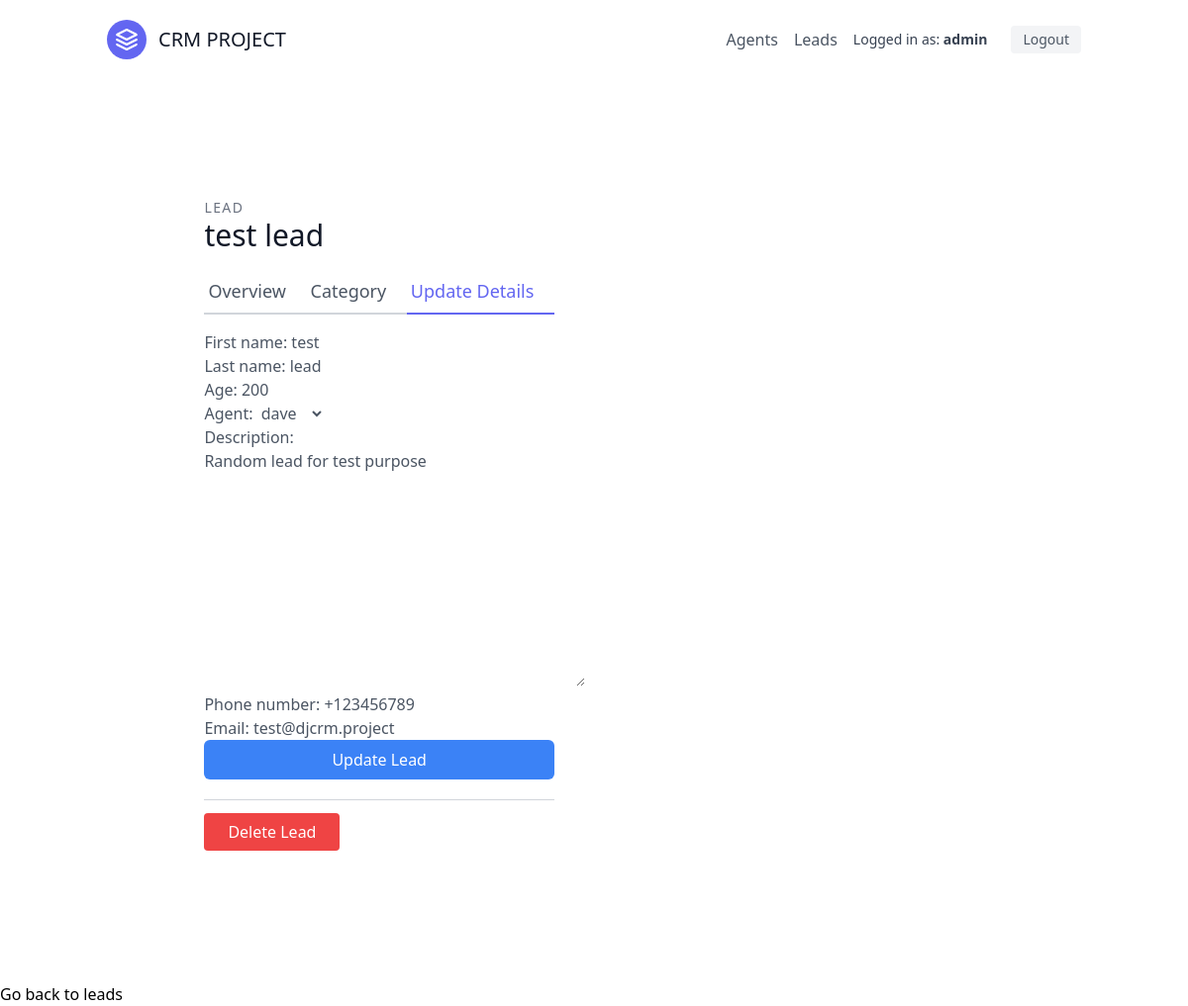
The page /leads/2/update (signed in) on the database its author committed.
### leads/models.py (models this page shows, shortened)
class User(AbstractUser):
    is_organisor = models.BooleanField(default=True)
    is_agent = models.BooleanField(default=False)

class Lead(models.Model):
    first_name = models.CharField(max_length=20)
    last_name = models.CharField(max_length=20)
    age = models.IntegerField(default=0)
    organisation = models.ForeignKey(UserProfile, null=True, blank=True, on_delete=models.CASCADE)
    agent = models.ForeignKey('Agent', null=True, blank=True, on_delete=models.SET_NULL)
    category = models.ForeignKey('Category', related_name="leads", null=True, blank=True, on_delete=models.SET_NULL)
    description = models.TextField()
    date_added = models.DateTimeField(auto_now_add=True)
    phone_number = models.CharField(max_length=20)
    email = models.EmailField()

### leads/views.py (the view, shortened to what this page needs)
# urls.py: path('<int:pk>/update', views.LeadUpdateView.as_view(), name='lead-update'),
class LeadUpdateView(OrganisorAndLoginRequiredMixin, UpdateView):
    template_name = "leads/lead_update.html"
    form_class = LeadModelForm
    def get_queryset(self):
        user = self.request.user
        return Lead.objects.filter(organisation=user.userprofile)

### leads/forms.py
class LeadModelForm(forms.ModelForm):
    class Meta:
        model = Lead
        fields = (
            'first_name',
            'last_name',
            'age',
            'agent',
            'description',
            'phone_number',
            'email'
            )

### agents/mixins.py (called while the page is built)
    def dispatch(self, request, *args, **kwargs):
        if not request.user.is_authenticated or not request.user.is_organisor:
            return redirect("leads:lead-list")
        return super().dispatch(request, *args, **kwargs)

### leads/models.py (called while the page is built)
    def __str__(self):
        return self.user.username #.email

### leads/templates/leads/lead_update.html (shortened to what this page needs)
{% extends "base.html" %}
{% load tailwind_filters %}
{% block content %}
<section class="text-gray-600 body-font overflow-hidden">
    <div class="container px-5 py-24 mx-auto">
      <div class="lg:w-4/5 mx-auto flex flex-wrap">
        <div class="lg:w-1/2 w-full lg:pr-10 lg:py-6 mb-6 lg:mb-0">
          <h2 class="text-sm title-font text-gray-500 tracking-widest">LEAD</h2>
          <h1 class="text-gray-900 text-3xl title-font font-medium mb-4">{{ lead.first_name }} {{ lead.last_name }}</h1>
          <div class="flex mb-4">
            <a href="{% url 'leads:lead-detail' lead.pk %}" class="flex-grow border-b-2 border-gray-300 py-2 text-lg px-1">
                Overview
            </a>
            <a href="{% url "leads:lead-category-update" lead.pk %}" class="flex-grow border-b-2 border-gray-300 py-2 text-lg px-1">
              Category
            </a>
            <a href="{% url 'leads:lead-update' lead.pk %}" class="flex-grow text-indigo-500 border-b-2 border-indigo-500 py-2 text-lg px-1">
                Update Details
            </a>
          </div>
          <form method='post'>
            {{ form | crispy }}
            <button type='submit' class="w-full bg-blue-500 hover:bg-blue-600 px-3 py-2 rounded-md text-white">
                Update Lead
            </button>
          </form>
          <div class="mt-5 py-5 border-t border-gray-300">
            <a href="{% url 'leads:lead-delete' lead.pk %}" class="w-1/2 mt-3 text-white bg-red-500 border-0 py-2 px-6 focus:outline-none hover:bg-red-600 rounded">
              Delete Lead
            </a>
          </div>
        </div>
      </div>
    </div>
</section>
    <a href='{% url 'leads:lead-list' %}'>Go back to leads</a>
{% endblock content %}

### templates/navbar.html (shortened to what this page needs)
<header x-data="{ open: false }" class="sticky top-0 z-50 bg-white text-gray-600 body-font">
  <div class="container mx-auto flex flex-wrap p-5 md:flex-row items-center">
    <div class="flex items-center justify-between w-full md:w-auto">
      <a href="{% url 'landing-page' %}" class="flex title-font font-medium items-center text-gray-900 mb-4 md:mb-0">
        <svg xmlns="http://www.w3.org/2000/svg" fill="none" stroke="currentColor" stroke-linecap="round"
             stroke-linejoin="round" stroke-width="2"
             class="w-10 h-10 text-white p-2 bg-indigo-500 rounded-full" viewBox="0 0 24 24">
          <path d="M12 2L2 7l10 5 10-5-10-5zM2 17l10 5 10-5M2 12l10 5 10-5"/>
        </svg>
        <span class="ml-3 text-xl">CRM PROJECT</span>
      </a>
    </div>
    <nav :class="{'block': open, 'hidden': !open}" class="hidden md:flex md:ml-auto w-full md:w-auto mt-4 md:mt-0 flex-col md:flex-row items-center text-base gap-4">
      {% if not request.user.is_authenticated %}
        <div class="flex flex-col md:flex-row gap-4">
          {% if request.resolver_match.url_name == 'login' %}
            <a href="{% url 'signup' %}" class="hover:text-indigo-600">Signup</a>
          {% elif request.resolver_match.url_name == 'signup' %}
            <a href="{% url 'login' %}" class="hover:text-indigo-600">Login</a>
          {% else %}
            <a href="{% url 'signup' %}" class="bg-indigo-500 text-white px-4 py-2 rounded hover:bg-indigo-600 transition">
              Sign up
            </a>
          {% endif %}
        </div>
      {% else %}
        <div class="flex flex-col md:flex-row gap-4 items-center">
          {% if request.user.is_organisor %}
            <a href="{% url 'agents:agent-list' %}"
               class="{% if request.resolver_match.url_name == 'agent-list' %}text-indigo-600 font-bold{% else %}hover:text-indigo-600{% endif %}">
              Agents
            </a>
          {% endif %}
          <a href="{% url 'leads:lead-list' %}"
             class="{% if request.resolver_match.url_name == 'lead-list' %}text-indigo-600 font-bold{% else %}hover:text-indigo-600{% endif %}">
            Leads
          </a>
          <span class="text-sm text-gray-700">
            Logged in as: <strong>{{ request.user.username }}</strong>
          </span>
          <form method="post" action="{% url 'logout' %}" class="inline">
            <button type="submit"
                    class="ml-2 bg-gray-100 hover:bg-gray-200 text-sm px-3 py-1 rounded transition">
              Logout
            </button>
          </form>
        </div>
      {% endif %}
    </nav>
  </div>
</header>

### rows shown on the page
User: user.username "admin"
Lead: first_name "test", last_name "lead", age "200", agent "dave", description "Random lead for test purpose", phone_number "+123456789", email "test@djcrm.project"
